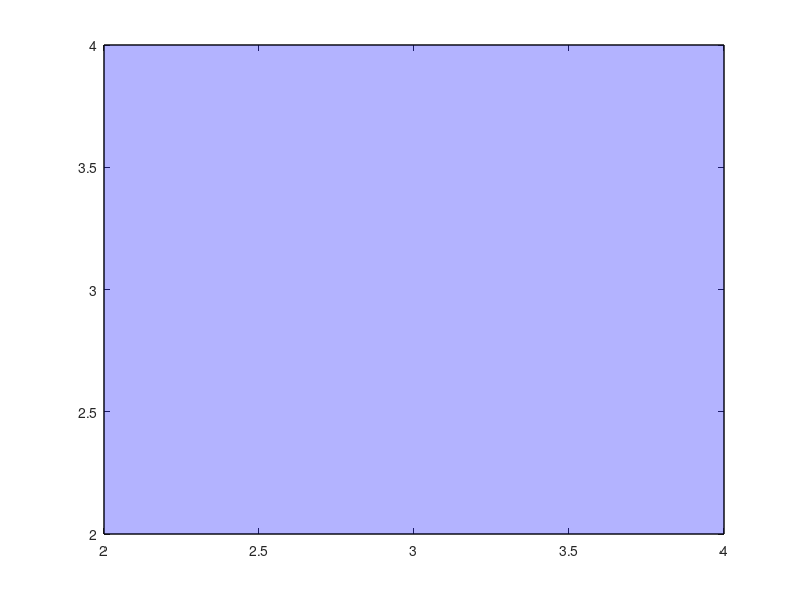

Recreate this plot in MATLAB. (Note: this script raises an error after producing the figure.)
% script_test for fcn_MapGen_isCrossingAABB
% Tests: test for fcn_MapGen_isCrossingAABB
%
% REVISION HISTORY:
% 2024_03_20
% -- first written by S. Harnett

close all; clear all; clc;
AABB = [2 2 4 4];
figure; hold on; box on;
fill([AABB(1) AABB(1) AABB(3) AABB(3)], [AABB(2) AABB(4) AABB(4) AABB(2)],[0 0 1],'FaceAlpha',0.3);
test_coords = [1 3 5];
T = combinations(test_coords,test_coords);
test_pts = table2array(T);
[isInside] = fcn_MapGen_isCrossingAABB(AABB, test_pts);
for i = 1:size(isInside,1)
    for j = 1:size(isInside,2)
        if isInside(i,j)
            col_str = 'g';
        else
            col_str = 'r';
        end
        plot([test_pts(i,1) test_pts(j,1)],[test_pts(i,2) test_pts(j,2)],strcat(col_str,'--'),'LineWidth',2)
    end
end
